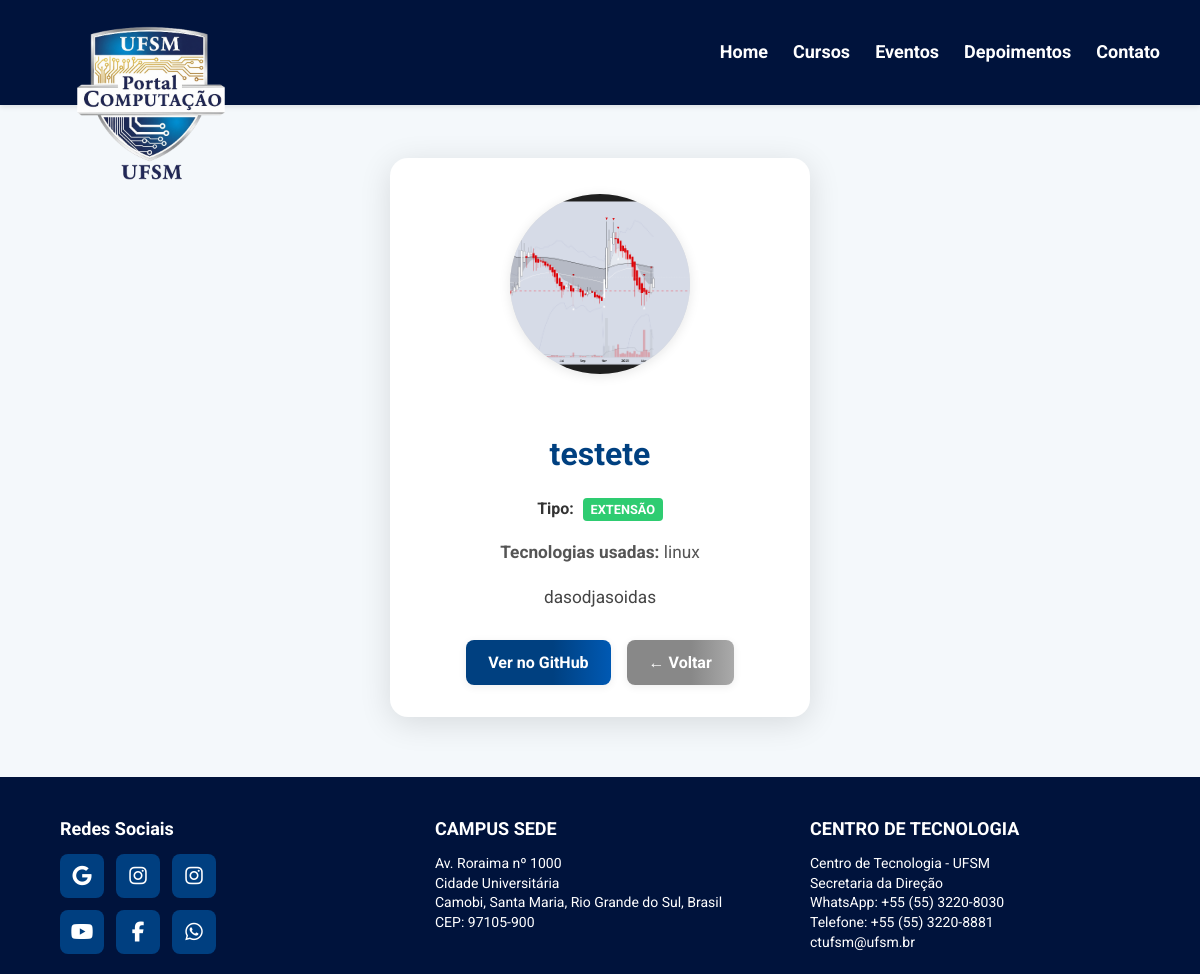
/projetos/6/, run on the app's committed database.
### site_inf/models.py (models this page shows, shortened)
class Projeto(models.Model):
    CATEGORIA_ENSINO = 'ENSINO'
    CATEGORIA_EXTENSAO = 'EXTENSAO'
    CATEGORIA_PESQUISA = 'PESQUISA'
    CATEGORIA_CHOICES = [
        (CATEGORIA_ENSINO, 'Ensino'),
        (CATEGORIA_EXTENSAO, 'Extensão'),
        (CATEGORIA_PESQUISA, 'Pesquisa'),
    ]
    titulo = models.CharField(max_length=100)
    descricao = models.TextField()
    tecnologias = models.CharField(max_length=255)
    link = models.URLField(blank=True)
    imagem = models.ImageField(upload_to='projetos/', blank=True, null=True)
    criado_em = models.DateTimeField(auto_now_add=True)
    categoria = models.CharField(
        max_length=20,
        choices=CATEGORIA_CHOICES,
        default=CATEGORIA_PESQUISA,
        verbose_name="Categoria do Projeto"
    )

### site_inf/views.py (the view)
# urls.py: path('projetos/<int:projeto_id>/', projeto_detail, name='projeto_detail'),
def projeto_detail(request, projeto_id):
    projeto = get_object_or_404(Projeto, id=projeto_id)
    return render(request, 'site_inf/pages/projeto_detail.html', {'projeto': projeto})

### site_inf/templates/site_inf/pages/projeto_detail.html (shortened to what this page needs)
{% extends "site_inf/base.html" %}
{% block content %}
<section class="project-detail-section">
  <div class="project-detail-container project-detail--{{ projeto.categoria|lower }}">
    {% if projeto.imagem %}
      <img src="{{ projeto.imagem.url }}" alt="{{ projeto.titulo }}" class="detail-img">
    {% endif %}
    <div class="detail-content">
      <h2 class="detail-title">{{ projeto.titulo }}</h2>
      <p class="project-category">
        <strong>Tipo:</strong>
        <span class="badge badge--{{ projeto.categoria|lower }}">{{ projeto.get_categoria_display }}</span>
      </p>
      <p class="tech"><strong>Tecnologias usadas:</strong> {{ projeto.tecnologias }}</p>
      <p class="detail-description">{{ projeto.descricao }}</p>
      <div class="detail-buttons">
        {% if projeto.link %}
          <a href="{{ projeto.link }}" target="_blank" class="btn">Ver no GitHub</a>
        {% endif %}
        <a href="{% url 'site_inf:projetos' %}" class="btn btn-back">← Voltar</a>
      </div>
    </div>
  </div>
</section>
{% endblock %}

### site_inf/static/site_inf/css/style.css (style rules this page uses)
body { margin: 0; font-family: 'Roboto', sans-serif; line-height: 1.6; color: #333; background: #fff; }
* { box-sizing: border-box; }
html { scroll-behavior: smooth; }
html, body { height: 100%; margin: 0; display: flex; flex-direction: column; scroll-behavior: smooth; }
.btn { background: #cce6ff; color: #004080; padding: 10px 20px; text-decoration: none; font-weight: 700; border-radius: 5px; transition: background 0.3s, transform 0.3s; }
.badge { padding: 0.3em 0.6em; font-size: 0.8em; font-weight: bold; border-radius: 4px; color: #fff; text-transform: uppercase; margin-left: 5px; }
.badge--extensao { background-color: #2ecc71; }
.project-detail-section { padding: 60px 0; background: #f4f8fb; min-height: 80vh; display: flex; align-items: center; justify-content: center; }
.project-detail-container { background: #fff; border-radius: 18px; box-shadow: 0 6px 32px rgba(0,0,0,0.12); padding: 36px 28px 32px 28px; max-width: 420px; width: 100%; display: flex; flex-direction: column; align-items: center; }
.detail-img { width: 180px; height: 180px; object-fit: cover; border-radius: 50%; margin-bottom: 28px; box-shadow: 0 2px 12px rgba(0,0,0,0.10); background: #e0e0e0; display: block; }
.detail-content { width: 100%; text-align: center; }
.detail-title { font-size: 2rem; color: #004080; margin-bottom: 12px; font-weight: 700; }
.tech { color: #555; font-size: 1.08rem; margin-bottom: 18px; }
.detail-description { color: #444; font-size: 1.08rem; margin-bottom: 28px; line-height: 1.6; word-break: break-word; }
.detail-buttons { display: flex; gap: 16px; justify-content: center; margin-top: 10px; }
.btn { background: linear-gradient(90deg, #004080 60%, #0059b3 100%); color: #fff; padding: 10px 22px; border-radius: 8px; text-decoration: none; font-weight: bold; border: none; transition: background 0.3s, transform 0.2s; display: inline-block; box-shadow: 0 2px 8px rgba(0,0,0,0.07); }
.btn-back { background: #888; background: linear-gradient(90deg, #888 60%, #aaa 100%); }

### data on the page
Projeto: imagem (picture), titulo "testete", categoria "EXTENSÃO", tecnologias "linux", descricao "dasodjasoidas"
